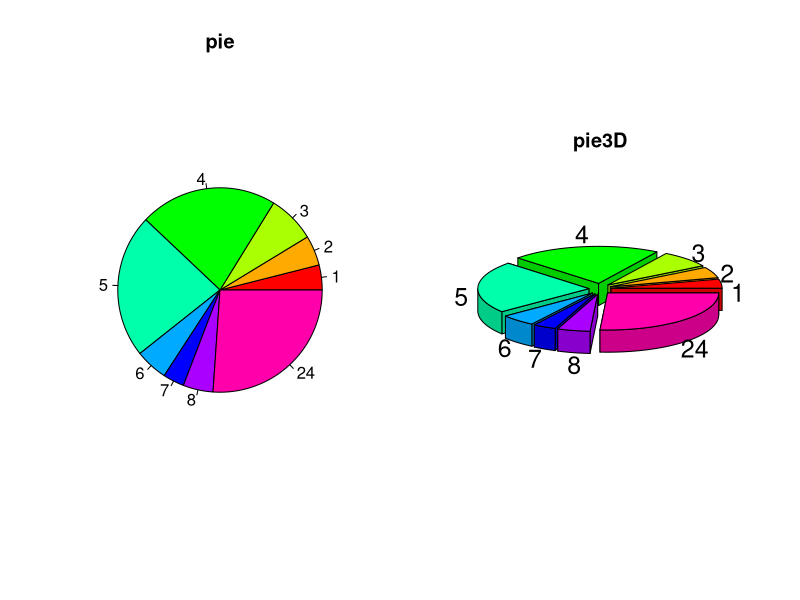

R code for this plot:
library("MASS") # for Boston Housing data
tab <- table(Boston$rad)
pdf("piechart.pdf", width=10, height=7)
par(mfrow=c(1,2))
pie(tab, col=rainbow(length(tab)), main="pie")
library("plotrix")
pie3D (tab, labels=names(tab), explode=0.1, main="pie3D")
dev.off()
if (interactive()) browseURL(paste0(getwd(),"/piechart.pdf"))

